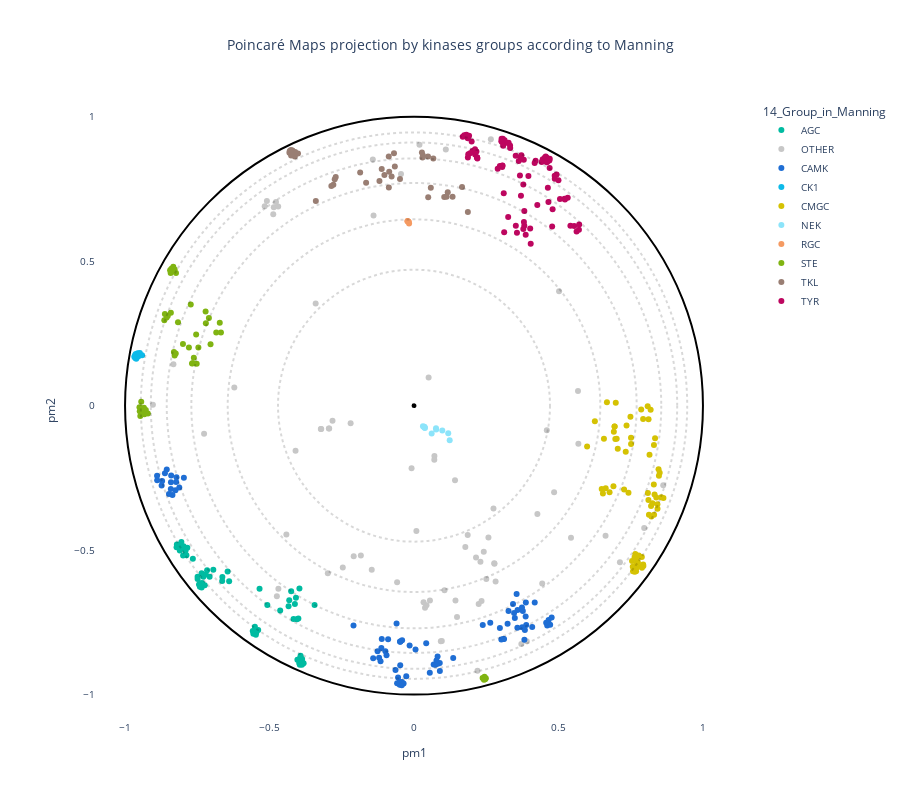

Notebook code for this chart:
### Markdown cell above
...and to the classification provided in Manning et al. study:

### Code cell
trace4 = plot_embedding_interactive(df, 
                                    labels_name = '14_Group_in_Manning',#'1_Group',#'2_Gene', 
                                    show_text=True, 
                                    color_palette = kinase_palette,
                                    second_labels_name = "2_Gene", 
                                    title = "Poincaré Maps projection by kinases groups according to Manning",
                                    fontsize = 10, 
                                    #labels_text = ["MAP3K7, MAP3K9", "MAP3K10", "MAP3K11", "MAP3K12", "MAP3K13", "MAP3K20", "MAP3K21"] # STE dans TKL
                                    #labels_text = ["AURKA", "AURKB", "AURKC", "CAMKK1", "CAMKK2", "PLK1", "PLK2", "PLK3", "PLK4"] # 10 kinases pourraient être CAMK
                                    
                              )
trace4.write_image(path_to_figures+"/Kinases_by_ManningGroup.pdf")
trace4.show()

### Figure 1 — Plotly figure (JSON) as saved in the notebook; plotly's stock layout.template omitted (floating-point values rounded to 4 significant figures; data arrays with more than 128 entries replaced by an {"elided": "..."} marker saying what was removed)
{"data": [{"customdata": {"elided": "62x17 mixed values"}, "hovertemplate": "<b>%{hovertext}</b><br><br>14_Group_in_Manning=%{customdata[13]}<br>pm1=%{x}<br>pm2=%{y}<br>1_Group=%{customdata[0]}<br>2_Gene=%{customdata[1]}<br>3_HGNC=%{customdata[2]}<br>4_Uni_entry=%{customdata[3]}<br>5_Uni_acc=%{customdata[4]}<br>6_Domain_begin=%{customdata[5]}<br>7_Domain_end=%{customdata[6]}<br>8_Domain_length=%{customdata[7]}<br>9_Largest_insert_length=%{customdata[8]}<br>10_PDB_validation=%{customdata[9]}<br>11_Conformational_state=%{customdata[10]}<br>12_Dihedral_state=%{customdata[11]}<br>13_Group_in_Uni=%{customdata[12]}<br>15_Synonymn=%{customdata[14]}<br>evo_distance=%{customdata[15]}<br>decile_domain=%{customdata[16]}<extra></extra>", "hovertext": ["AGC", "AGC", "AGC", "AGC", "AGC", "AGC", "AGC", "AGC", "AGC", "AGC", "AGC", "AGC", "AGC", "AGC", "AGC", "AGC", "AGC", "AGC", "AGC", "AGC", "AGC", "AGC", "AGC", "AGC", "AGC", "AGC", "AGC", "AGC", "AGC", "AGC", "AGC", "AGC", "AGC", "AGC", "AGC", "AGC", "AGC", "AGC", "AGC", "AGC", "AGC", "AGC", "AGC", "AGC", "AGC", "AGC", "AGC", "AGC", "AGC", "AGC", "AGC", "AGC", "AGC", "AGC", "AGC", "AGC", "AGC", "AGC", "AGC", "AGC", "AGC", "AGC"], "legendgroup": "AGC", "marker": {"color": "#00bba1", "symbol": "circle"}, "mode": "markers", "name": "AGC", "orientation": "v", "showlegend": true, "type": "scatter", "x": [-0.7074, -0.716, -0.6946, -0.3973, -0.3931, -0.3911, -0.3951, -0.3878, -0.5559, -0.5507, -0.5392, -0.5513, -0.5458, -0.558, -0.5472, -0.3871, -0.3972, -0.6632, -0.6397, -0.645, -0.6638, -0.5346, -0.7489, -0.7488, -0.7876, -0.7991, -0.7653, -0.7327, -0.7388, -0.7243, -0.8105, -0.8077, -0.7845, -0.806, -0.7974, -0.8051, -0.8217, -0.7907, -0.8206, -0.7349, -0.741, -0.744, -0.7336, -0.3866, -0.382, -0.4122, -0.4318, -0.4341, -0.5076, -0.3441, -0.4251, -0.4086, -0.3965, -0.4631, -0.7291, -0.7205, -0.735, -0.4001, -0.4054, -0.4169, -0.4035, -0.3926], "xaxis": "x", "y": [-0.5924, -0.5696, -0.5679, -0.8903, -0.887, -0.8936, -0.8969, -0.8964, -0.7896, -0.7649, -0.7766, -0.7815, -0.7851, -0.7799, -0.793, -0.8765, -0.8772, -0.5933, -0.6076, -0.5741, -0.6067, -0.6338, -0.5921, -0.6002, -0.5177, -0.5186, -0.5297, -0.6198, -0.6151, -0.6219, -0.5014, -0.4856, -0.4917, -0.4938, -0.4863, -0.4717, -0.4899, -0.5021, -0.4806, -0.6296, -0.6267, -0.6185, -0.6135, -0.8877, -0.8913, -0.6863, -0.6736, -0.6939, -0.6895, -0.6901, -0.6425, -0.6648, -0.6332, -0.7091, -0.5924, -0.584, -0.5796, -0.7364, -0.7391, -0.7382, -0.8797, -0.8656], "yaxis": "y"}, {"customdata": {"elided": "76x17 mixed values"}, "hovertemplate": "<b>%{hovertext}</b><br><br>14_Group_in_Manning=%{customdata[13]}<br>pm1=%{x}<br>pm2=%{y}<br>1_Group=%{customdata[0]}<br>2_Gene=%{customdata[1]}<br>3_HGNC=%{customdata[2]}<br>4_Uni_entry=%{customdata[3]}<br>5_Uni_acc=%{customdata[4]}<br>6_Domain_begin=%{customdata[5]}<br>7_Domain_end=%{customdata[6]}<br>8_Domain_length=%{customdata[7]}<br>9_Largest_insert_length=%{customdata[8]}<br>10_PDB_validation=%{customdata[9]}<br>11_Conformational_state=%{customdata[10]}<br>12_Dihedral_state=%{customdata[11]}<br>13_Group_in_Uni=%{customdata[12]}<br>15_Synonymn=%{customdata[14]}<br>evo_distance=%{customdata[15]}<br>decile_domain=%{customdata[16]}<extra></extra>", "hovertext": ["OTHER", "OTHER", "OTHER", "OTHER", "OTHER", "OTHER", "OTHER", "OTHER", "OTHER", "OTHER", "OTHER", "OTHER", "OTHER", "OTHER", "OTHER", "OTHER", "OTHER", "OTHER", "OTHER", "OTHER", "OTHER", "OTHER", "OTHER", "OTHER", "OTHER", "OTHER", "OTHER", "OTHER", "OTHER", "OTHER", "OTHER", "OTHER", "OTHER", "OTHER", "OTHER", "OTHER", "OTHER", "OTHER", "OTHER", "OTHER", "OTHER", "OTHER", "OTHER", "OTHER", "OTHER", "OTHER", "OTHER", "OTHER", "OTHER", "OTHER", "OTHER", "OTHER", "OTHER", "OTHER", "OTHER", "OTHER", "OTHER", "OTHER", "OTHER", "OTHER", "OTHER", "OTHER", "OTHER", "OTHER", "OTHER", "OTHER", "OTHER", "OTHER", "OTHER", "OTHER", "OTHER", "OTHER", "OTHER", "OTHER", "OTHER", "OTHER"], "legendgroup": "OTHER", "marker": {"color": "#c7c7c7", "symbol": "circle"}, "mode": "markers", "name": "OTHER", "orientation": "v", "showlegend": true, "type": "scatter", "x": [-0.05845, 0.1435, 0.1489, 0.3716, 0.3903, 0.03306, 0.05519, 0.03816, 0.1056, 0.04322, 0.07065, 0.07026, 0.008262, 0.5433, 0.8625, 0.2824, 0.1101, -0.2193, -0.282, -0.2935, -0.9036, -0.2947, 0.09617, 0.09287, -0.008412, 0.5021, 0.2502, 0.2784, 0.01894, -0.14, -0.5167, -0.5091, 0.142, -0.1425, 0.1858, -0.184, -0.2464, 0.6629, -0.1463, 0.4596, -0.4099, 0.266, -0.2087, -0.7265, 0.2196, -0.4746, -0.4693, 0.4437, -0.2983, 0.427, 0.4849, -0.6219, -0.4417, 0.05058, 0.5675, 0.2576, 0.275, 0.7967, -0.8325, 0.2778, -0.04501, 0.2238, 0.2338, -0.3403, 0.5688, 0.7126, 0.2299, 0.2147, 0.2414, 0.1777, -0.321, -0.3224, -0.4852, -0.47, -0.4871, -0.4777], "xaxis": "x", "y": [-0.611, -0.6746, -0.7316, -0.8251, -0.8152, -0.6805, -0.6741, -0.6991, -0.6392, -0.6907, -0.174, -0.1868, -0.4337, -0.4572, -0.2754, -0.6082, 0.8862, -0.06124, -0.05254, -0.0791, 0.003131, -0.07868, -0.8149, -0.815, -0.2162, 0.3956, -0.5999, -0.5472, 0.9027, 0.6582, 0.6901, 0.7083, -0.258, 0.8516, -0.4477, -0.5185, -0.5601, -0.4503, -0.5675, -0.08505, -0.1561, 0.9216, -0.5213, -0.09745, -0.9175, -0.66, -0.6333, -0.6153, -0.5804, -0.3748, -0.3, 0.06248, -0.4459, 0.09783, 0.05057, -0.4564, -0.3563, -0.423, 0.143, -0.5456, 0.8015, -0.6861, -0.6762, 0.3538, -0.132, -0.5422, -0.5406, -0.5256, -0.5054, -0.4889, -0.08119, -0.08111, 0.6868, 0.689, 0.6625, 0.7047], "yaxis": "y"}, {"customdata": {"elided": "83x17 mixed values"}, "hovertemplate": "<b>%{hovertext}</b><br><br>14_Group_in_Manning=%{customdata[13]}<br>pm1=%{x}<br>pm2=%{y}<br>1_Group=%{customdata[0]}<br>2_Gene=%{customdata[1]}<br>3_HGNC=%{customdata[2]}<br>4_Uni_entry=%{customdata[3]}<br>5_Uni_acc=%{customdata[4]}<br>6_Domain_begin=%{customdata[5]}<br>7_Domain_end=%{customdata[6]}<br>8_Domain_length=%{customdata[7]}<br>9_Largest_insert_length=%{customdata[8]}<br>10_PDB_validation=%{customdata[9]}<br>11_Conformational_state=%{customdata[10]}<br>12_Dihedral_state=%{customdata[11]}<br>13_Group_in_Uni=%{customdata[12]}<br>15_Synonymn=%{customdata[14]}<br>evo_distance=%{customdata[15]}<br>decile_domain=%{customdata[16]}<extra></extra>", "hovertext": ["CAMK", "CAMK", "CAMK", "CAMK", "CAMK", "CAMK", "CAMK", "CAMK", "CAMK", "CAMK", "CAMK", "CAMK", "CAMK", "CAMK", "CAMK", "CAMK", "CAMK", "CAMK", "CAMK", "CAMK", "CAMK", "CAMK", "CAMK", "CAMK", "CAMK", "CAMK", "CAMK", "CAMK", "CAMK", "CAMK", "CAMK", "CAMK", "CAMK", "CAMK", "CAMK", "CAMK", "CAMK", "CAMK", "CAMK", "CAMK", "CAMK", "CAMK", "CAMK", "CAMK", "CAMK", "CAMK", "CAMK", "CAMK", "CAMK", "CAMK", "CAMK", "CAMK", "CAMK", "CAMK", "CAMK", "CAMK", "CAMK", "CAMK", "CAMK", "CAMK", "CAMK", "CAMK", "CAMK", "CAMK", "CAMK", "CAMK", "CAMK", "CAMK", "CAMK", "CAMK", "CAMK", "CAMK", "CAMK", "CAMK", "CAMK", "CAMK", "CAMK", "CAMK", "CAMK", "CAMK", "CAMK", "CAMK", "CAMK"], "legendgroup": "CAMK", "marker": {"color": "#1f6ed4", "symbol": "circle"}, "mode": "markers", "name": "CAMK", "orientation": "v", "showlegend": true, "type": "scatter", "x": [0.3489, 0.3463, -0.09905, -0.1261, -0.09509, 0.08913, 0.06802, 0.07399, 0.07771, -0.1116, -0.1413, 0.08232, 0.3871, -0.08965, -0.8412, -0.8231, -0.7964, -0.01524, -0.04117, 0.005289, 0.3551, -0.862, -0.06404, -0.04768, -0.02671, 0.3584, 0.3736, 0.3426, 0.3272, 0.3864, -0.05844, -0.05514, -0.8359, -0.848, -0.8416, -0.8255, 0.3767, 0.2379, 0.2639, -0.8717, -0.8892, 0.2972, 0.04225, 0.08163, 0.3022, 0.309, 0.3117, -0.113, 0.3744, 0.3837, -0.04762, -0.04746, -0.04802, -0.1157, -0.1208, -0.04959, -0.04607, -0.04962, -0.04197, -0.036, -0.04232, 0.3884, 0.4091, 0.3577, 0.4178, 0.3239, -0.8734, -0.8888, 0.3821, -0.8404, -0.8219, -0.06039, -0.2094, 0.1356, 0.08947, 0.05466, -0.8556, 0.461, 0.4712, 0.4658, 0.4764, 0.4574, -0.8123], "xaxis": "x", "y": [-0.7348, -0.7175, -0.85, -0.8502, -0.8633, -0.8904, -0.8957, -0.8967, -0.882, -0.8076, -0.8744, -0.8936, -0.681, -0.8088, -0.2652, -0.2646, -0.2499, -0.8302, -0.8122, -0.8435, -0.6515, -0.2335, -0.9148, -0.8984, -0.9365, -0.7071, -0.6988, -0.6861, -0.7104, -0.7298, -0.9603, -0.9406, -0.3091, -0.306, -0.2887, -0.2924, -0.7109, -0.7588, -0.7513, -0.2606, -0.2426, -0.7694, -0.822, -0.8679, -0.8095, -0.8079, -0.8071, -0.8385, -0.767, -0.7767, -0.8165, -0.8163, -0.8167, -0.885, -0.8724, -0.9568, -0.9636, -0.9662, -0.956, -0.9618, -0.9676, -0.759, -0.766, -0.7686, -0.6808, -0.7548, -0.2759, -0.2581, -0.8105, -0.2416, -0.2475, -0.7541, -0.7608, -0.873, -0.9181, -0.924, -0.2212, -0.7607, -0.7581, -0.7421, -0.7333, -0.7514, -0.2837], "yaxis": "y"}, {"customdata": {"elided": "12x17 mixed values"}, "hovertemplate": "<b>%{hovertext}</b><br><br>14_Group_in_Manning=%{customdata[13]}<br>pm1=%{x}<br>pm2=%{y}<br>1_Group=%{customdata[0]}<br>2_Gene=%{customdata[1]}<br>3_HGNC=%{customdata[2]}<br>4_Uni_entry=%{customdata[3]}<br>5_Uni_acc=%{customdata[4]}<br>6_Domain_begin=%{customdata[5]}<br>7_Domain_end=%{customdata[6]}<br>8_Domain_length=%{customdata[7]}<br>9_Largest_insert_length=%{customdata[8]}<br>10_PDB_validation=%{customdata[9]}<br>11_Conformational_state=%{customdata[10]}<br>12_Dihedral_state=%{customdata[11]}<br>13_Group_in_Uni=%{customdata[12]}<br>15_Synonymn=%{customdata[14]}<br>evo_distance=%{customdata[15]}<br>decile_domain=%{customdata[16]}<extra></extra>", "hovertext": ["CK1", "CK1", "CK1", "CK1", "CK1", "CK1", "CK1", "CK1", "CK1", "CK1", "CK1", "CK1"], "legendgroup": "CK1", "marker": {"color": "#0dbae9", "symbol": "circle"}, "mode": "markers", "name": "CK1", "orientation": "v", "showlegend": true, "type": "scatter", "x": [-0.9554, -0.9563, -0.9544, -0.9587, -0.9611, -0.9651, -0.9627, -0.941, -0.949, -0.9648, -0.9611, -0.9679], "xaxis": "x", "y": [0.1759, 0.1816, 0.1702, 0.1711, 0.1753, 0.1756, 0.1791, 0.1749, 0.1819, 0.1653, 0.162, 0.1695], "yaxis": "y"}, {"customdata": {"elided": "65x17 mixed values"}, "hovertemplate": "<b>%{hovertext}</b><br><br>14_Group_in_Manning=%{customdata[13]}<br>pm1=%{x}<br>pm2=%{y}<br>1_Group=%{customdata[0]}<br>2_Gene=%{customdata[1]}<br>3_HGNC=%{customdata[2]}<br>4_Uni_entry=%{customdata[3]}<br>5_Uni_acc=%{customdata[4]}<br>6_Domain_begin=%{customdata[5]}<br>7_Domain_end=%{customdata[6]}<br>8_Domain_length=%{customdata[7]}<br>9_Largest_insert_length=%{customdata[8]}<br>10_PDB_validation=%{customdata[9]}<br>11_Conformational_state=%{customdata[10]}<br>12_Dihedral_state=%{customdata[11]}<br>13_Group_in_Uni=%{customdata[12]}<br>15_Synonymn=%{customdata[14]}<br>evo_distance=%{customdata[15]}<br>decile_domain=%{customdata[16]}<extra></extra>", "hovertext": ["CMGC", "CMGC", "CMGC", "CMGC", "CMGC", "CMGC", "CMGC", "CMGC", "CMGC", "CMGC", "CMGC", "CMGC", "CMGC", "CMGC", "CMGC", "CMGC", "CMGC", "CMGC", "CMGC", "CMGC", "CMGC", "CMGC", "CMGC", "CMGC", "CMGC", "CMGC", "CMGC", "CMGC", "CMGC", "CMGC", "CMGC", "CMGC", "CMGC", "CMGC", "CMGC", "CMGC", "CMGC", "CMGC", "CMGC", "CMGC", "CMGC", "CMGC", "CMGC", "CMGC", "CMGC", "CMGC", "CMGC", "CMGC", "CMGC", "CMGC", "CMGC", "CMGC", "CMGC", "CMGC", "CMGC", "CMGC", "CMGC", "CMGC", "CMGC", "CMGC", "CMGC", "CMGC", "CMGC", "CMGC", "CMGC"], "legendgroup": "CMGC", "marker": {"color": "#d5c203", "symbol": "circle"}, "mode": "markers", "name": "CMGC", "orientation": "v", "showlegend": true, "type": "scatter", "x": [0.7355, 0.6916, 0.6941, 0.6943, 0.6968, 0.7015, 0.819, 0.8087, 0.7863, 0.7929, 0.8118, 0.6676, 0.6573, 0.7328, 0.7051, 0.6259, 0.7491, 0.5991, 0.7512, 0.6982, 0.7511, 0.6768, 0.6496, 0.6538, 0.6634, 0.6902, 0.7886, 0.7938, 0.7931, 0.7889, 0.8503, 0.8476, 0.8463, 0.7546, 0.7747, 0.7712, 0.757, 0.7691, 0.7271, 0.7422, 0.766, 0.7777, 0.7707, 0.7884, 0.8343, 0.8304, 0.8386, 0.8131, 0.8204, 0.8427, 0.8424, 0.8253, 0.83, 0.8325, 0.8632, 0.8557, 0.8094, 0.8216, 0.8309, 0.815, 0.8113, 0.7634, 0.7686, 0.7637, 0.758], "xaxis": "x", "y": [-0.06846, -0.09032, -0.07174, -0.07176, -0.1157, -0.1142, -0.01434, -0.001751, -0.01344, -0.04648, -0.04712, 0.01207, -0.1149, -0.1597, -0.1495, -0.05359, -0.03815, -0.1416, -0.1331, 0.009655, -0.1109, -0.2995, -0.2885, -0.3043, -0.2857, -0.2787, -0.5552, -0.5548, -0.5497, -0.5613, -0.2324, -0.2425, -0.2197, -0.5377, -0.5423, -0.5598, -0.5579, -0.548, -0.2902, -0.3016, -0.5135, -0.5188, -0.5299, -0.524, -0.113, -0.1358, -0.318, -0.3778, -0.3475, -0.3564, -0.341, -0.3374, -0.2725, -0.3072, -0.3199, -0.3173, -0.3025, -0.3838, -0.3779, -0.1695, -0.3264, -0.5242, -0.5728, -0.5749, -0.5732], "yaxis": "y"}, {"customdata": {"elided": "11x17 mixed values"}, "hovertemplate": "<b>%{hovertext}</b><br><br>14_Group_in_Manning=%{customdata[13]}<br>pm1=%{x}<br>pm2=%{y}<br>1_Group=%{customdata[0]}<br>2_Gene=%{customdata[1]}<br>3_HGNC=%{customdata[2]}<br>4_Uni_entry=%{customdata[3]}<br>5_Uni_acc=%{customdata[4]}<br>6_Domain_begin=%{customdata[5]}<br>7_Domain_end=%{customdata[6]}<br>8_Domain_length=%{customdata[7]}<br>9_Largest_insert_length=%{customdata[8]}<br>10_PDB_validation=%{customdata[9]}<br>11_Conformational_state=%{customdata[10]}<br>12_Dihedral_state=%{customdata[11]}<br>13_Group_in_Uni=%{customdata[12]}<br>15_Synonymn=%{customdata[14]}<br>evo_distance=%{customdata[15]}<br>decile_domain=%{customdata[16]}<extra></extra>", "hovertext": ["NEK", "NEK", "NEK", "NEK", "NEK", "NEK", "NEK", "NEK", "NEK", "NEK", "NEK"], "legendgroup": "NEK", "marker": {"color": "#8ce4fa", "symbol": "circle"}, "mode": "markers", "name": "NEK", "orientation": "v", "showlegend": true, "type": "scatter", "x": [0.03499, 0.1235, 0.03653, 0.03621, 0.03786, 0.031, 0.06113, 0.09791, 0.1184, 0.07676, 0.07614], "xaxis": "x", "y": [-0.07441, -0.1201, -0.07546, -0.0731, -0.07738, -0.07154, -0.0967, -0.08638, -0.09586, -0.08227, -0.07834], "yaxis": "y"}, {"customdata": [["RGC", "GUCY2C", "HGNC:4688", "GUC2C_HUMAN", "P25092", 489, 747, 259, 19, null, null, null, "RGC", "RGC", "GUC2C,STAR", 2.488, 2], ["RGC", "GUCY2D", "HGNC:4689", "GUC2D_HUMAN", "Q02846", 510, 807, 298, 26, null, null, null, "RGC", "RGC", "CORD6,GUC1A4,GUC2D,RETGC,RETGC1", 2.543, 8], ["RGC", "GUCY2F", "HGNC:4691", "GUC2F_HUMAN", "P51841", 547, 811, 265, 14, null, null, null, "RGC", "RGC", "GUC2F,RETGC2", 2.446, 5], ["RGC", "NPR1", "HGNC:7943", "ANPRA_HUMAN", "P16066", 533, 803, 271, 15, null, null, null, "RGC", "RGC", "ANPRA", 2.158, 6], ["RGC", "NPR2", "HGNC:7944", "ANPRB_HUMAN", "P20594", 517, 788, 272, 15, null, null, null, "RGC", "RGC", "ANPRB", 2.134, 6]], "hovertemplate": "<b>%{hovertext}</b><br><br>14_Group_in_Manning=%{customdata[13]}<br>pm1=%{x}<br>pm2=%{y}<br>1_Group=%{customdata[0]}<br>2_Gene=%{customdata[1]}<br>3_HGNC=%{customdata[2]}<br>4_Uni_entry=%{customdata[3]}<br>5_Uni_acc=%{customdata[4]}<br>6_Domain_begin=%{customdata[5]}<br>7_Domain_end=%{customdata[6]}<br>8_Domain_length=%{customdata[7]}<br>9_Largest_insert_length=%{customdata[8]}<br>10_PDB_validation=%{customdata[9]}<br>11_Conformational_state=%{customdata[10]}<br>12_Dihedral_state=%{customdata[11]}<br>13_Group_in_Uni=%{customdata[12]}<br>15_Synonymn=%{customdata[14]}<br>evo_distance=%{customdata[15]}<br>decile_domain=%{customdata[16]}<extra></extra>", "hovertext": ["RGC", "RGC", "RGC", "RGC", "RGC"], "legendgroup": "RGC", "marker": {"color": "#f59a62", "symbol": "circle"}, "mode": "markers", "name": "RGC", "orientation": "v", "showlegend": true, "type": "scatter", "x": [-0.02267, -0.01856, -0.01892, -0.017, -0.02215], "xaxis": "x", "y": [0.6386, 0.6361, 0.6365, 0.6308, 0.6392], "yaxis": "y"}, {"customdata": {"elided": "47x17 mixed values"}, "hovertemplate": "<b>%{hovertext}</b><br><br>14_Group_in_Manning=%{customdata[13]}<br>pm1=%{x}<br>pm2=%{y}<br>1_Group=%{customdata[0]}<br>2_Gene=%{customdata[1]}<br>3_HGNC=%{customdata[2]}<br>4_Uni_entry=%{customdata[3]}<br>5_Uni_acc=%{customdata[4]}<br>6_Domain_begin=%{customdata[5]}<br>7_Domain_end=%{customdata[6]}<br>8_Domain_length=%{customdata[7]}<br>9_Largest_insert_length=%{customdata[8]}<br>10_PDB_validation=%{customdata[9]}<br>11_Conformational_state=%{customdata[10]}<br>12_Dihedral_state=%{customdata[11]}<br>13_Group_in_Uni=%{customdata[12]}<br>15_Synonymn=%{customdata[14]}<br>evo_distance=%{customdata[15]}<br>decile_domain=%{customdata[16]}<extra></extra>", "hovertext": ["STE", "STE", "STE", "STE", "STE", "STE", "STE", "STE", "STE", "STE", "STE", "STE", "STE", "STE", "STE", "STE", "STE", "STE", "STE", "STE", "STE", "STE", "STE", "STE", "STE", "STE", "STE", "STE", "STE", "STE", "STE", "STE", "STE", "STE", "STE", "STE", "STE", "STE", "STE", "STE", "STE", "STE", "STE", "STE", "STE", "STE", "STE"], "legendgroup": "STE", "marker": {"color": "#80b412", "symbol": "circle"}, "mode": "markers", "name": "STE", "orientation": "v", "showlegend": true, "type": "scatter", "x": [-0.8237, -0.8284, -0.8441, -0.8356, -0.8331, -0.8396, -0.8422, -0.9501, -0.944, -0.9281, -0.9346, -0.9491, -0.9412, -0.9472, -0.9211, -0.9332, -0.7041, -0.7212, -0.6722, -0.7203, -0.852, -0.7098, -0.856, -0.8415, -0.8641, -0.8621, -0.7619, 0.2419, 0.2486, 0.2463, 0.2439, 0.2374, 0.2427, -0.6843, -0.6682, -0.779, -0.7462, -0.7996, -0.7726, -0.752, -0.7539, -0.7663, -0.7682, -0.8245, -0.8284, -0.8309, -0.8168], "xaxis": "x", "y": [0.4588, 0.4715, 0.4685, 0.466, 0.4804, 0.4736, 0.4589, -0.005262, 0.01377, -0.01521, -0.00705, -0.0192, -0.01762, -0.03549, -0.02715, -0.02969, 0.2126, 0.3263, 0.2871, 0.285, 0.3109, 0.303, 0.3053, 0.3219, 0.2956, 0.3172, 0.1661, -0.9483, -0.9436, -0.9471, -0.9384, -0.9422, -0.9439, 0.2534, 0.2536, 0.2013, 0.2015, 0.2131, 0.35, 0.1449, 0.2464, 0.1464, 0.1459, 0.1803, 0.1736, 0.1859, 0.2887], "yaxis": "y"}, {"customdata": {"elided": "42x17 mixed values"}, "hovertemplate": "<b>%{hovertext}</b><br><br>14_Group_in_Manning=%{customdata[13]}<br>pm1=%{x}<br>pm2=%{y}<br>1_Group=%{customdata[0]}<br>2_Gene=%{customdata[1]}<br>3_HGNC=%{customdata[2]}<br>4_Uni_entry=%{customdata[3]}<br>5_Uni_acc=%{customdata[4]}<br>6_Domain_begin=%{customdata[5]}<br>7_Domain_end=%{customdata[6]}<br>8_Domain_length=%{customdata[7]}<br>9_Largest_insert_length=%{customdata[8]}<br>10_PDB_validation=%{customdata[9]}<br>11_Conformational_state=%{customdata[10]}<br>12_Dihedral_state=%{customdata[11]}<br>13_Group_in_Uni=%{customdata[12]}<br>15_Synonymn=%{customdata[14]}<br>evo_distance=%{customdata[15]}<br>decile_domain=%{customdata[16]}<extra></extra>", "hovertext": ["TKL", "TKL", "TKL", "TKL", "TKL", "TKL", "TKL", "TKL", "TKL", "TKL", "TKL", "TKL", "TKL", "TKL", "TKL", "TKL", "TKL", "TKL", "TKL", "TKL", "TKL", "TKL", "TKL", "TKL", "TKL", "TKL", "TKL", "TKL", "TKL", "TKL", "TKL", "TKL", "TKL", "TKL", "TKL", "TKL", "TKL", "TKL", "TKL", "TKL", "TKL", "TKL"], "legendgroup": "TKL", "marker": {"color": "#997e73", "symbol": "circle"}, "mode": "markers", "name": "TKL", "orientation": "v", "showlegend": true, "type": "scatter", "x": [-0.4216, -0.4205, -0.4311, -0.4149, -0.4112, -0.4266, -0.4015, 0.03095, -0.279, -0.4258, -0.4301, -0.4125, -0.3397, -0.1117, 0.1046, 0.1167, 0.1335, 0.1128, -0.2744, -0.2709, 0.1864, 0.1663, -0.08731, -0.06928, -0.1024, -0.07748, -0.1657, -0.06631, -0.1196, -0.0485, -0.08706, -0.08581, -0.286, 0.06679, 0.02738, 0.04854, 0.02951, 0.04918, 0.05822, -0.4253, -0.4252, -0.1863], "xaxis": "x", "y": [0.8784, 0.8832, 0.8755, 0.8711, 0.8781, 0.8814, 0.8726, 0.8653, 0.7641, 0.8852, 0.8813, 0.862, 0.7085, 0.8194, 0.7217, 0.7389, 0.723, 0.7228, 0.7833, 0.7912, 0.6698, 0.7566, 0.8626, 0.8738, 0.7984, 0.7927, 0.7716, 0.8275, 0.7779, 0.7842, 0.7546, 0.8093, 0.7604, 0.8557, 0.8759, 0.8621, 0.8584, 0.7217, 0.7541, 0.8759, 0.8656, 0.8067], "yaxis": "y"}, {"customdata": {"elided": "94x17 mixed values"}, "hovertemplate": "<b>%{hovertext}</b><br><br>14_Group_in_Manning=%{customdata[13]}<br>pm1=%{x}<br>pm2=%{y}<br>1_Group=%{customdata[0]}<br>2_Gene=%{customdata[1]}<br>3_HGNC=%{customdata[2]}<br>4_Uni_entry=%{customdata[3]}<br>5_Uni_acc=%{customdata[4]}<br>6_Domain_begin=%{customdata[5]}<br>7_Domain_end=%{customdata[6]}<br>8_Domain_length=%{customdata[7]}<br>9_Largest_insert_length=%{customdata[8]}<br>10_PDB_validation=%{customdata[9]}<br>11_Conformational_state=%{customdata[10]}<br>12_Dihedral_state=%{customdata[11]}<br>13_Group_in_Uni=%{customdata[12]}<br>15_Synonymn=%{customdata[14]}<br>evo_distance=%{customdata[15]}<br>decile_domain=%{customdata[16]}<extra></extra>", "hovertext": ["TYR", "TYR", "TYR", "TYR", "TYR", "TYR", "TYR", "TYR", "TYR", "TYR", "TYR", "TYR", "TYR", "TYR", "TYR", "TYR", "TYR", "TYR", "TYR", "TYR", "TYR", "TYR", "TYR", "TYR", "TYR", "TYR", "TYR", "TYR", "TYR", "TYR", "TYR", "TYR", "TYR", "TYR", "TYR", "TYR", "TYR", "TYR", "TYR", "TYR", "TYR", "TYR", "TYR", "TYR", "TYR", "TYR", "TYR", "TYR", "TYR", "TYR", "TYR", "TYR", "TYR", "TYR", "TYR", "TYR", "TYR", "TYR", "TYR", "TYR", "TYR", "TYR", "TYR", "TYR", "TYR", "TYR", "TYR", "TYR", "TYR", "TYR", "TYR", "TYR", "TYR", "TYR", "TYR", "TYR", "TYR", "TYR", "TYR", "TYR", "TYR", "TYR", "TYR", "TYR", "TYR", "TYR", "TYR", "TYR", "TYR", "TYR", "TYR", "TYR", "TYR", "TYR"], "legendgroup": "TYR", "marker": {"color": "#bd065f", "symbol": "circle"}, "mode": "markers", "name": "TYR", "orientation": "v", "showlegend": true, "type": "scatter", "x": [0.3325, 0.4652, 0.4797, 0.3689, 0.2897, 0.3563, 0.5708, 0.5543, 0.1687, 0.4781, 0.3128, 0.3158, 0.521, 0.4419, 0.4698, 0.4524, 0.4576, 0.4584, 0.46, 0.4622, 0.4641, 0.4685, 0.4455, 0.4561, 0.453, 0.4596, 0.4559, 0.5224, 0.532, 0.5051, 0.3783, 0.3667, 0.2115, 0.2111, 0.2161, 0.2024, 0.3817, 0.1861, 0.1738, 0.1865, 0.3259, 0.3866, 0.3121, 0.38, 0.352, 0.3708, 0.5717, 0.4869, 0.2194, 0.4935, 0.2183, 0.4872, 0.2184, 0.1995, 0.1906, 0.3524, 0.3274, 0.3329, 0.3717, 0.3783, 0.3702, 0.3051, 0.3062, 0.2971, 0.3079, 0.3137, 0.3053, 0.3022, 0.1806, 0.1812, 0.4209, 0.4175, 0.4039, 0.3085, 0.1864, 0.3075, 0.3031, 0.3626, 0.3027, 0.3804, 0.3817, 0.3106, 0.4633, 0.5413, 0.194, 0.1879, 0.3959, 0.4267, 0.5627, 0.4999, 0.2183, 0.3058, 0.4021, 0.4694], "xaxis": "x", "y": [0.9002, 0.7052, 0.6801, 0.8604, 0.82, 0.5981, 0.6087, 0.6218, 0.9304, 0.6196, 0.915, 0.9088, 0.7157, 0.8433, 0.8543, 0.8456, 0.847, 0.8513, 0.842, 0.8457, 0.8524, 0.8486, 0.8525, 0.8546, 0.8586, 0.8583, 0.8625, 0.7133, 0.7191, 0.7151, 0.7655, 0.7969, 0.8694, 0.8876, 0.8793, 0.8814, 0.6222, 0.9251, 0.9361, 0.9309, 0.6531, 0.5917, 0.5999, 0.8507, 0.8651, 0.8554, 0.6267, 0.796, 0.8558, 0.8, 0.8585, 0.7853, 0.8588, 0.9144, 0.9339, 0.6225, 0.9097, 0.8921, 0.8665, 0.6112, 0.7262, 0.8259, 0.8302, 0.8296, 0.9174, 0.9184, 0.9113, 0.9152, 0.9313, 0.9375, 0.8476, 0.8398, 0.5602, 0.8993, 0.8587, 0.924, 0.9234, 0.8469, 0.8297, 0.6353, 0.6737, 0.7348, 0.7538, 0.6222, 0.8736, 0.8697, 0.7947, 0.694, 0.6024, 0.7801, 0.8586, 0.8308, 0.6127, 0.822], "yaxis": "y"}], "layout": {"font": {"size": 10}, "height": 800, "legend": {"title": {"text": "14_Group_in_Manning"}, "tracegroupgap": 0}, "plot_bgcolor": "rgba(0, 0, 0, 0)", "shapes": [{"line": {"color": "black", "dash": "dot"}, "opacity": 0.15, "type": "circle", "x0": -0.4706, "x1": 0.4706, "y0": -0.4706, "y1": 0.4706}, {"line": {"color": "black", "dash": "dot"}, "opacity": 0.15, "type": "circle", "x0": -0.6447, "x1": 0.6447, "y0": -0.6447, "y1": 0.6447}, {"line": {"color": "black", "dash": "dot"}, "opacity": 0.15, "type": "circle", "x0": -0.7705, "x1": 0.7705, "y0": -0.7705, "y1": 0.7705}, {"line": {"color": "black", "dash": "dot"}, "opacity": 0.15, "type": "circle", "x0": -0.8557, "x1": 0.8557, "y0": -0.8557, "y1": 0.8557}, {"line": {"color": "black", "dash": "dot"}, "opacity": 0.15, "type": "circle", "x0": -0.9108, "x1": 0.9108, "y0": -0.9108, "y1": 0.9108}, {"line": {"color": "black", "dash": "dot"}, "opacity": 0.15, "type": "circle", "x0": -0.9455, "x1": 0.9455, "y0": -0.9455, "y1": 0.9455}, {"line": {"color": "Black"}, "type": "circle", "x0": -1, "x1": 1, "xref": "x", "y0": -1, "y1": 1, "yref": "y"}, {"fillcolor": "Black", "line": {"color": "Black"}, "type": "circle", "x0": -0.005, "x1": 0.005, "xref": "x", "y0": -0.005, "y1": 0.005, "yref": "y"}], "title": {"text": "Poincaré Maps projection by kinases groups according to Manning", "x": 0.5}, "xaxis": {"anchor": "y", "constrain": "domain", "domain": [0, 1], "range": [-1.1, 1.1], "title": {"text": "pm1"}}, "yaxis": {"anchor": "x", "domain": [0, 1], "scaleanchor": "x", "scaleratio": 1, "title": {"text": "pm2"}}, "yaxis2": {"layer": "below traces", "matches": "y", "overlaying": "y"}}}
